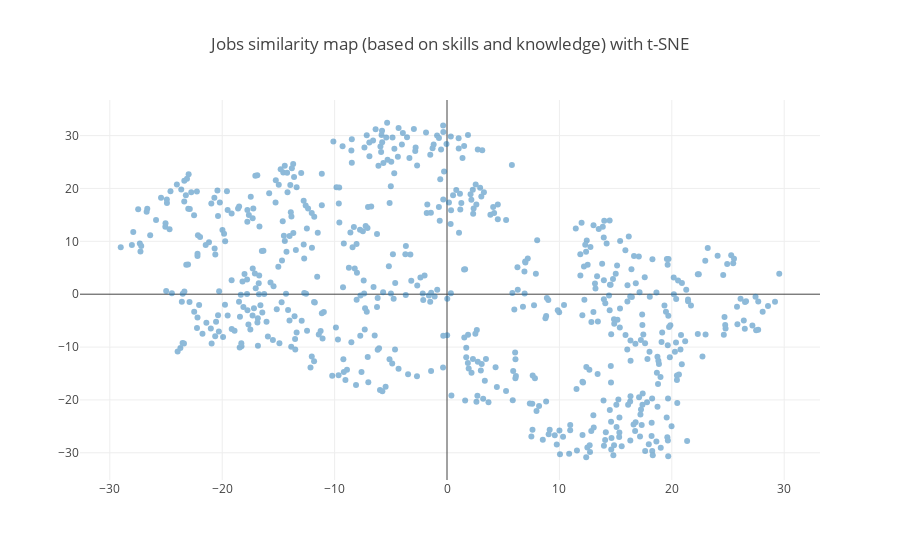

This figure's notebook cell:
### Code cell
data = [
    go.Scatter(
        x=embedding[:,0],
        y=embedding[:,1],
        mode='markers',
        text=df_pivot.index.tolist(),
        opacity=0.5
    )
]
layout = go.Layout(
    title='Jobs similarity map (based on skills and knowledge) with t-SNE',
    hovermode='closest'
)
fig = go.Figure(data=data, layout=layout)
plot_url = iplot(fig, filename='hover-chart-basic')

### Figure 1 — Plotly figure (JSON) as saved in the notebook; plotly's stock layout.template omitted (floating-point values rounded to 4 significant figures; data arrays with more than 128 entries replaced by an {"elided": "..."} marker saying what was removed)
{"data": [{"mode": "markers", "opacity": 0.5, "text": {"elided": "640 str values"}, "type": "scatter", "uid": "f5a9510c-aa05-11e8-b624-a45e60d3a8a7", "x": {"elided": "640 float values"}, "y": {"elided": "640 float values"}}], "layout": {"hovermode": "closest", "title": "Jobs similarity map (based on skills and knowledge) with t-SNE"}}
